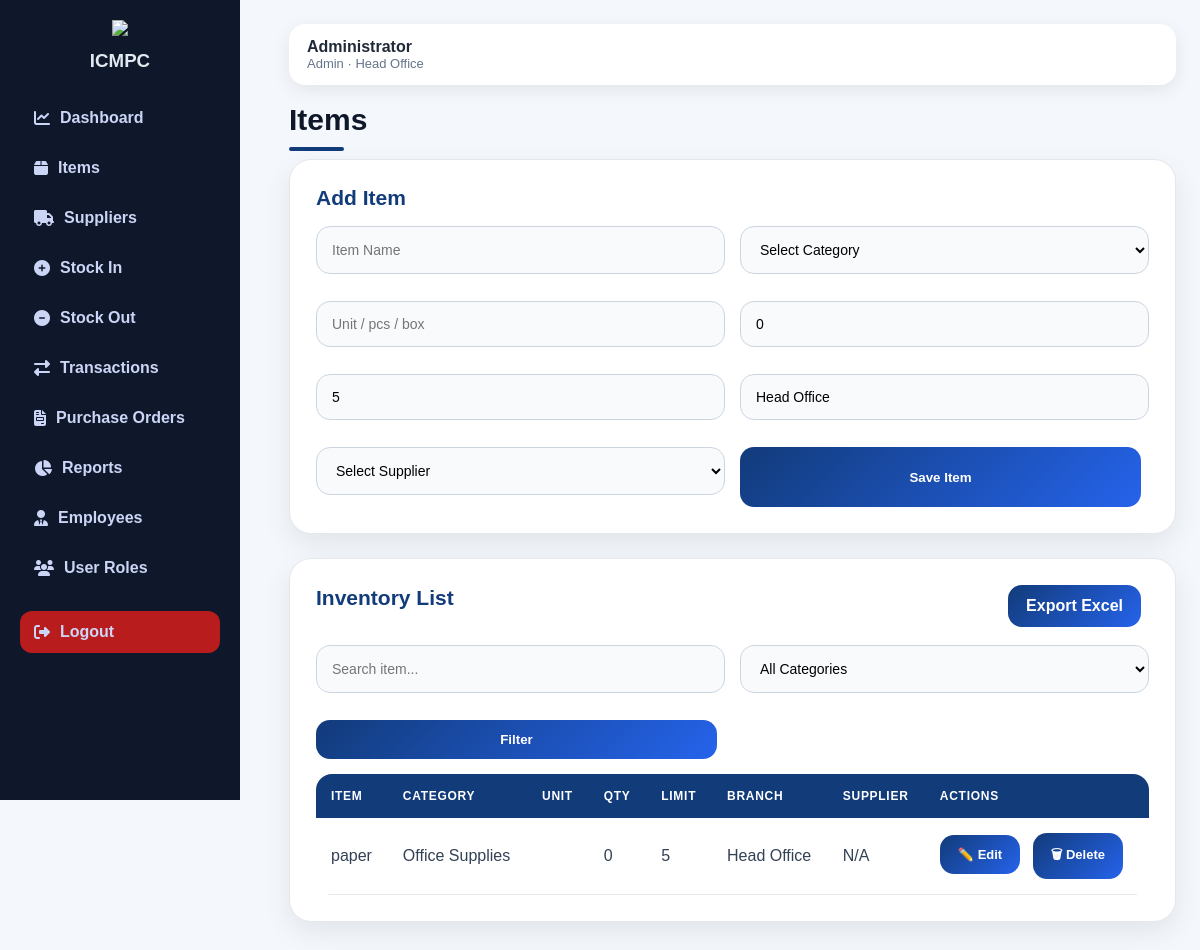
The page /items (signed in) on the database its author committed.
### tables this page shows
CREATE TABLE items (
            id INTEGER PRIMARY KEY AUTOINCREMENT,
            item_name TEXT NOT NULL,
            category TEXT,
            unit TEXT,
            quantity INTEGER NOT NULL DEFAULT 0,
            low_stock_limit INTEGER NOT NULL DEFAULT 5,
            supplier_id INTEGER,
            branch TEXT,
            created_at TEXT,
            FOREIGN KEY (supplier_id) REFERENCES suppliers(id)
        );

### app.py (the view, shortened to what this page needs)
@app.route("/items", methods=["GET", "POST"])
def items():
    check = require_login()
    if check:
        return check
    conn = get_db_connection()
    search = request.args.get("search", "")
    category = request.args.get("category", "")
    query = """
        SELECT items.*, suppliers.name AS supplier_name
        FROM items
        LEFT JOIN suppliers ON suppliers.id = items.supplier_id
        WHERE 1=1
    """
    params = []
    role = session.get("role")
    branch = session.get("branch")
    if role == "branch_manager" and branch:
        query += " AND items.branch = ?"
        params.append(branch)
    if search:
        query += " AND items.item_name LIKE ?"
        params.append(f"%{search}%")
    if category:
        query += " AND items.category = ?"
        params.append(category)
    query += " ORDER BY items.item_name ASC"
    item_list = fetchall(conn, query, tuple(params))
    supplier_list = fetchall(conn, "SELECT * FROM suppliers ORDER BY name ASC")
    conn.close()
    return render_template(
        "items.html",
        items=item_list,
        suppliers=supplier_list
    )

### app.py (called while the page is built)
def using_postgres():
    return bool(DATABASE_URL)

def get_db_connection():
    if using_postgres():
        return psycopg2.connect(DATABASE_URL, cursor_factory=psycopg2.extras.RealDictCursor)
    conn = sqlite3.connect(DATABASE)
    conn.row_factory = sqlite3.Row
    return conn

def q(sql):
    if using_postgres():
        return sql.replace("?", "%s")
    return sql

def fetchall(conn, sql, params=()):
    cur = conn.cursor()
    cur.execute(q(sql), params)
    return cur.fetchall()

def logged_in():
    return "user_id" in session

def require_login():
    if not logged_in():
        return redirect(url_for("login"))
    return None

### templates/items.html (shortened to what this page needs)
{% extends "base.html" %}
{% block content %}
<h1>Items</h1>
<section class="panel">
    <h2>Add Item</h2>
    <form method="POST" class="form-grid">
        <input name="item_name" placeholder="Item Name" required>
        <select name="category" id="itemCategory" required onchange="filterSuppliersByCategory()">
            <option value="">Select Category</option>
        </select>
        <input name="unit" placeholder="Unit / pcs / box">
        <input name="quantity" type="number" placeholder="Beginning Quantity" value="0" required>
        <input name="low_stock_limit" type="number" placeholder="Low Stock Limit" value="5" required>
        <input name="branch" placeholder="Branch e.g. Head Office" value="{{ session.get('branch') or '' }}">
        <select name="supplier_id" id="supplierDropdown">
            <option value="">Select Supplier</option>
        </select>
        <button type="submit">Save Item</button>
    </form>
</section>
<section class="panel">
    <div class="panel-head">
        <h2>Inventory List</h2>
        <a href="{{ url_for('export_items',
            search=request.args.get('search'),
            category=request.args.get('category')) }}"
           class="btn-link">
            Export Excel
        </a>
    </div>
    <form method="GET" class="form-grid" style="margin-bottom:15px;">
        <input type="text" name="search" placeholder="Search item..."
               value="{{ request.args.get('search', '') }}">
        <select name="category">
            <option value="">All Categories</option>
        </select>
        <button type="submit">Filter</button>
    </form>
    <table>
        <thead>
            <tr>
                <th>Item</th>
                <th>Category</th>
                <th>Unit</th>
                <th>Qty</th>
                <th>Limit</th>
                <th>Branch</th>
                <th>Supplier</th>
                <th>Actions</th>
            </tr>
        </thead>
        <tbody>
        {% for item in items %}
            <tr>
                <td>{{ item.item_name }}</td>
                <td>{{ item.category }}</td>
                <td>{{ item.unit }}</td>
                <td>{{ item.quantity }}</td>
                <td>{{ item.low_stock_limit }}</td>
                <td>{{ item.branch }}</td>
                <td>{{ item.supplier_name or "N/A" }}</td>
                <td>
    {% if session.get("role") == "admin" %}
        <a href="{{ url_for('edit_item', item_id=item.id) }}" class="btn-small">✏️ Edit</a>
        <form method="POST" action="{{ url_for('delete_item', item_id=item.id) }}" style="display:inline;">
            <button type="submit" class="btn-small" onclick="return confirm('Delete this item?')">
                🗑 Delete
            </button>
        </form>
    {% endif %}
</td>
            </tr>
        {% else %}
            <tr><td colspan="8">No items yet.</td></tr>
        {% endfor %}
        </tbody>
    </table>
</section>
{% endblock %}

### templates/base.html (shortened to what this page needs)
<!DOCTYPE html>
<html>
<head>
    <link rel="stylesheet" href="{{ url_for('static', filename='style.css') }}">
    <link rel="stylesheet" href="https://cdnjs.cloudflare.com/ajax/libs/font-awesome/6.5.1/css/all.min.css">
</head>
<body>
{% if session.get("user_id") %}
<div class="sidebar">
    <div class="sidebar-header">
        <img src="{{ url_for('static', filename='images/logo.png') }}" class="sidebar-logo">
        <h3>ICMPC</h3>
    </div>
    <a href="{{ url_for('dashboard') }}">
        <i class="fa-solid fa-chart-line"></i> Dashboard
    </a>
    <a href="{{ url_for('items') }}">
        <i class="fa-solid fa-box"></i> Items
    </a>
    <a href="{{ url_for('suppliers') }}">
        <i class="fa-solid fa-truck"></i> Suppliers
    </a>
    <a href="{{ url_for('stock_in') }}">
        <i class="fa-solid fa-circle-plus"></i> Stock In
    </a>
    <a href="{{ url_for('stock_out') }}">
        <i class="fa-solid fa-circle-minus"></i> Stock Out
    </a>
    <a href="{{ url_for('transactions') }}">
        <i class="fa-solid fa-right-left"></i> Transactions
    </a>
    <a href="{{ url_for('purchase_orders') }}">
        <i class="fa-solid fa-file-invoice"></i> Purchase Orders
    </a>
    <a href="{{ url_for('reports') }}">
        <i class="fa-solid fa-chart-pie"></i> Reports
    </a>
    <a href="{{ url_for('employees') }}">
        <i class="fa-solid fa-user-tie"></i> Employees
    </a>
    {% if session.get("role") == "admin" %}
    <a href="{{ url_for('users') }}">
        <i class="fa-solid fa-users"></i> User Roles
    </a>
    {% endif %}
    <a href="{{ url_for('logout') }}" class="logout">
        <i class="fa-solid fa-right-from-bracket"></i> Logout
    </a>
</div>
{% endif %}
<main class="{% if session.get('user_id') %}main{% else %}login-main{% endif %}">
    {% if session.get("user_id") %}
    <div class="topbar">
        <div>
            <strong>{{ session.get("full_name") }}</strong>
            <span>{{ session.get("role")|replace("_", " ")|title }} · {{ session.get("branch") }}</span>
        </div>
    </div>
    {% endif %}
    {% block content %}{% endblock %}
</main>
</body>
</html>

### rows shown on the page
items: get "Head Office", item_name "paper", category "Office Supplies", quantity "0", low_stock_limit "5", branch "Head Office", supplier_name "N/A"

### other values the page prints
{{ session.get("full_name") }} "Administrator"
{{ session.get("role")|replace("_", " ")|title }} "Admin"
